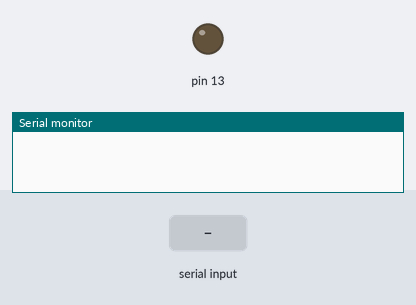
Bench run of a sketch on a simulated Arduino Uno, built with avr-gcc and run on an emulated ATmega328P. Parts: output pins drawn as LEDs (lit = HIGH), the last lines printed to the serial monitor. Inputs (shaded band) come from the test bench.

Above: at 1.2 s.
1.3 s: "a" received over Serial
At 2.5 s:
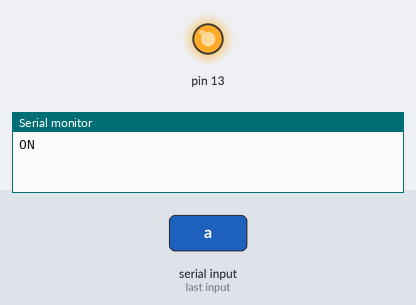
2.8 s: "s" received over Serial
At 3.8 s:
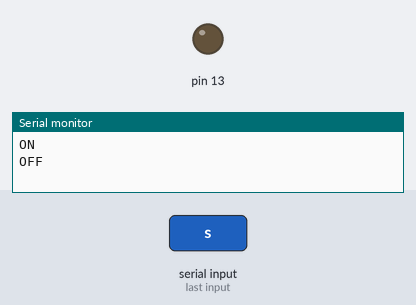
Timing chart, 0 to 5.8 s (numbered marks = the images above; inputs shaded):
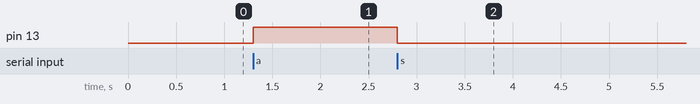

Measured:
- after the input at 1.3 s, pin 13: LOW → HIGH at once
- after the input at 2.8 s, pin 13: HIGH → LOW at once

The sketch:

A008-ReadSerial.ino
```cpp
/*
  Esempio comandi da
  Seriale
*/
void setup() {
  Serial.begin(9600);
  pinMode(13, OUTPUT);
}

void loop() {
  if (Serial.available()) {
    char c = Serial.read();
    if (c == 'a') {
      digitalWrite(13, HIGH);
      Serial.println("ON");
    }
    if (c == 's') {
      digitalWrite(13, LOW);
      Serial.println("OFF");
    }
  }
}
```
